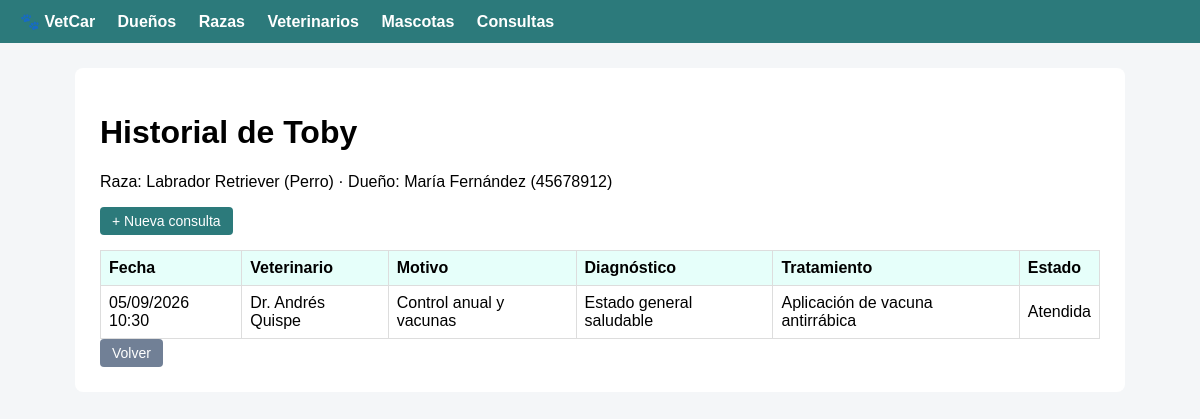
Screenshot of /vetcar/mascotas/1/historial/ with the database file from the repository.
### vetcar/models.py (models this page shows, shortened)
class Mascota(models.Model):
    SEXOS = [('M', 'Macho'), ('H', 'Hembra')]
    nombre = models.CharField(max_length=80)
    fecha_nacimiento = models.DateField(null=True, blank=True)
    sexo = models.CharField(max_length=1, choices=SEXOS)
    peso_kg = models.DecimalField(
        max_digits=5, decimal_places=2, null=True, blank=True)
    dueno = models.ForeignKey(
        Dueno, on_delete=models.CASCADE, related_name='mascotas')
    raza = models.ForeignKey(
        Raza, on_delete=models.PROTECT, related_name='mascotas')
    class Meta:
        ordering = ['nombre']

class Raza(models.Model):
    ESPECIES = [
        ('PERRO', 'Perro'),
        ('GATO', 'Gato'),
        ('AVE', 'Ave'),
        ('OTRO', 'Otro'),
    ]
    nombre = models.CharField(max_length=80)
    especie = models.CharField(max_length=30, choices=ESPECIES)
    descripcion = models.TextField(blank=True)
    class Meta:
        ordering = ['especie', 'nombre']
    def __str__(self):
        return f'{self.nombre} ({self.get_especie_display()})'

class Dueno(models.Model):
    nombre = models.CharField(max_length=100)
    dni = models.CharField(max_length=8, unique=True)
    telefono = models.CharField(max_length=15)
    correo = models.EmailField(blank=True)
    direccion = models.CharField(max_length=200, blank=True)
    class Meta:
        verbose_name = 'Dueño'
        verbose_name_plural = 'Dueños'
        ordering = ['nombre']
    def __str__(self):
        return f'{self.nombre} ({self.dni})'

class Consulta(models.Model):
    ESTADOS = [
        ('PENDIENTE', 'Pendiente'),
        ('ATENDIDA', 'Atendida'),
        ('CANCELADA', 'Cancelada'),
    ]
    mascota = models.ForeignKey(
        Mascota, on_delete=models.CASCADE, related_name='consultas')
    veterinario = models.ForeignKey(
        Veterinario, on_delete=models.PROTECT, related_name='consultas')
    fecha = models.DateTimeField()
    motivo = models.CharField(max_length=200)
    diagnostico = models.TextField(blank=True)
    tratamiento = models.TextField(blank=True)
    estado = models.CharField(
        max_length=12, choices=ESTADOS, default='PENDIENTE')
    class Meta:
        ordering = ['-fecha']

class Veterinario(models.Model):
    nombre = models.CharField(max_length=100)
    colegiatura = models.CharField(max_length=20, unique=True)
    especialidad = models.CharField(max_length=80)
    telefono = models.CharField(max_length=15, blank=True)
    class Meta:
        ordering = ['nombre']

### vetcar/views.py (the view)
# urls.py: path('mascotas/<int:pk>/historial/', views.historial, name='historial'),
def historial(request, pk):
    mascota = get_object_or_404(Mascota, pk=pk)
    consultas = Consulta.objects.filter(mascota=mascota).order_by('-fecha')
    return render(request, 'vetcar/historial.html',
                  {'mascota': mascota, 'consultas': consultas})

### vetcar/templates/vetcar/historial.html (shortened to what this page needs)
{% extends 'vetcar/base.html' %}
{% block contenido %}
<h1>Historial de {{ mascota.nombre }}</h1>
<p>Raza: {{ mascota.raza }} · Dueño: {{ mascota.dueno }}</p>
<a class="btn" href="{% url 'vetcar:crear' 'consultas' %}">+ Nueva consulta</a>
<table>
    <thead><tr><th>Fecha</th><th>Veterinario</th><th>Motivo</th><th>Diagnóstico</th><th>Tratamiento</th><th>Estado</th></tr></thead>
    <tbody>
        {% for c in consultas %}
        <tr>
            <td>{{ c.fecha|date:"d/m/Y H:i" }}</td>
            <td>{{ c.veterinario.nombre }}</td>
            <td>{{ c.motivo }}</td>
            <td>{{ c.diagnostico|default:"-" }}</td>
            <td>{{ c.tratamiento|default:"-" }}</td>
            <td>{{ c.get_estado_display }}</td>
        </tr>
        {% empty %}
        <tr><td colspan="6">Esta mascota aún no tiene consultas.</td></tr>
        {% endfor %}
    </tbody>
</table>
<a class="btn btn-gray" href="{% url 'vetcar:listar' 'mascotas' %}">Volver</a>
{% endblock %}

### vetcar/templates/vetcar/base.html (style rules this page uses)
body { font-family: Arial, sans-serif; margin: 0; background: #f4f6f8; }
table { width: 100%; border-collapse: collapse; margin-top: 15px; }
th, td { border: 1px solid #ddd; padding: 8px; text-align: left; }
th { background: #e6fffa; }
.btn { display: inline-block; padding: 6px 12px; border-radius: 4px; text-decoration: none; color: #fff; background: #2c7a7b; border: none; cursor: pointer; font-size: 14px; }
.btn-gray { background: #718096; }

### rows the page displays
Mascota: nombre "Toby", raza "Labrador Retriever (Perro)", dueno "María Fernández (45678912)"
Consulta: fecha "05/09/2026 10:30", veterinario.nombre "Dr. Andrés Quispe", motivo "Control anual y vacunas", diagnostico "Estado general saludable", tratamiento "Aplicación de vacuna antirrábica", estado "Atendida"
